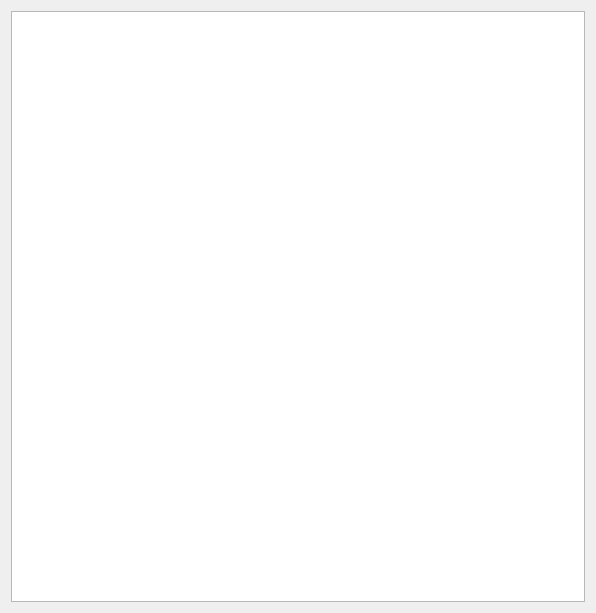
<?xml version="1.0" encoding="UTF-8"?>
<ui version="4.0">
 <class>Form</class>
 <widget class="QWidget" name="Form">
  <property name="geometry">
   <rect>
    <x>0</x>
    <y>0</y>
    <width>596</width>
    <height>613</height>
   </rect>
  </property>
  <property name="windowTitle">
   <string>Form</string>
  </property>
  <layout class="QVBoxLayout" name="verticalLayout">
   <item>
    <layout class="QGridLayout" name="gridLayoutChecklistRadios"/>
   </item>
   <item>
    <widget class="QTableWidget" name="tableWidgetChecklist"/>
   </item>
  </layout>
 </widget>
 <resources/>
 <connections/>
</ui>
